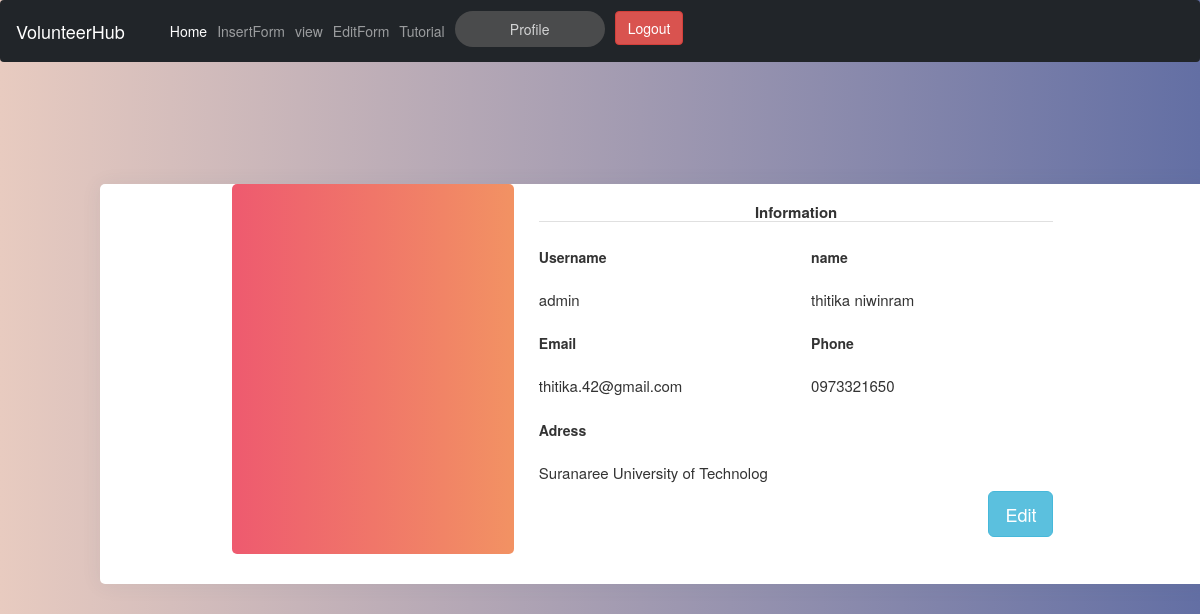
Screenshot of /htm/profile.php (signed in) with the database file from the repository.
### tables this page shows
CREATE TABLE `register` (
  `id` int(10) NOT NULL,
  `username` varchar(50) NOT NULL,
  `password` varchar(20) NOT NULL,
  `name` varchar(50) NOT NULL,
  `email` varchar(50) NOT NULL,
  `address` varchar(50) NOT NULL,
  `telephone` varchar(10) NOT NULL,
  `status` varchar(50) NOT NULL
);

### htm/profile.php (the view, shortened to what this page needs)
<!DOCTYPE html>
<?php session_start();
include'navbar.php';
?>
 <html>
      <head>
           <link rel="stylesheet" href="https://maxcdn.bootstrapcdn.com/bootstrap/3.3.6/css/bootstrap.min.css" />
			<link rel="stylesheet" type="text/css" href="../css/profile.css">
      </head>
      <body>
      	<?php
	$conn=mysqli_connect("localhost", "root", "","volunteerhub");
	$conn->query("SET NAMES UTF8");
	$sql = "SELECT * FROM register WHERE id = '".$_SESSION['id']."' ";
	$query= mysqli_query($conn,$sql);
	$result = mysqli_fetch_array($query);
	?>
      	<center>
	    <div class="padding">
	        <div class="row container d-flex justify-content-center">
	                <div class="card user-card-full">
	                    <div class="row m-l-0 m-r-0">
	                        <div class="col-sm-4 bg-c-lite-green user-profile">
	                            <div class="card-block  m-b-25">
	                            </div>
	                        </div>
	                        <div class="col-sm-8">
	                            <div class="card-block">
	                                <h6 class="m-b-20 p-b-5 b-b-default f-w-600">Information</h6>
	                                <div class="row">
	                                	<div class="col-sm-6" align="left">
	                                        <p class="m-b-10 f-w-600">Username</p>
	                                        <h6><?php echo $result['username'];?></h6>
	                                    </div>
	                                    <div class="col-sm-6" align="left">
	                                        <p class="m-b-10 f-w-600">name</p>
	                                        <h6><?php echo $result['name'];?></h6>
	                                    </div>
	                                    <div class="col-sm-6" align="left">
	                                        <p class="m-b-10 f-w-600">Email</p>
	                                        <h6><?php echo $result['email'];?></h6>
	                                    </div>
	                                    <div class="col-sm-6" align="left">
	                                        <p class="m-b-10 f-w-600">Phone</p>
	                                        <h6><?php echo $result['telephone'];?></h6>
	                                    </div>
	                                    <div class="col-sm-6" align="left">
	                                        <p class="m-b-10 f-w-600">Adress</p>
	                                        <h6><?php echo $result['address'];?></h6>
	                                    </div>
	                                </div>
							            <div align="right">
						                     <button type="button" data-toggle="modal" data-target="#myModal1" class="btn btn-info btn-lg">Edit</button>
						                </div>
	                            </div>
	                        </div>
	                    </div>
	                </div>
      	</center>
      </body>
 </html>

### css/style-main.css (style rules this page uses)
.card { box-shadow: 0 4px 8px 0 rgba(0,0,0,0.2); transition: 0.3s; width: 250px; height: 400px; align-items: center; }
.container { padding: 2px 16px; align-content: center; }

### css/profile.css (style rules this page uses)
body { background: #e8cbc0; background: -webkit-linear-gradient(to right, #e8cbc0, #636fa4); background: linear-gradient(to right, #e8cbc0, #636fa4); min-height: 100vh; }
body { background-color: #f9f9fa }
.padding { padding: 10rem !important }
.card { border-radius: 5px; -webkit-box-shadow: 0 1px 20px 0 rgba(69, 90, 100, 0.08); box-shadow: 0 1px 20px 0 rgba(69, 90, 100, 0.08); border: none; margin-bottom: 0px }
.user-card-full .user-profile { border-radius: 5px 5px 5px 5px }
.bg-c-lite-green { background: -webkit-gradient(linear, left top, right top, from(#f29263), to(#ee5a6f)); background: linear-gradient(to right, #ee5a6f, #f29263) }
.card-block { padding: 1rem }
.m-b-25 { margin-bottom: 200px; margin-top: 150px; }
h6 { font-size: 15px }
.card .card-block p { line-height: 50px }
.b-b-default { border-bottom: 1px solid #e0e0e0 }
.f-w-600 { font-weight: 700 }

### rows the page displays
register: username "admin", name "thitika niwinram", email "thitika.42@gmail.com", telephone "0973321650", address "Suranaree University of Technolog"
